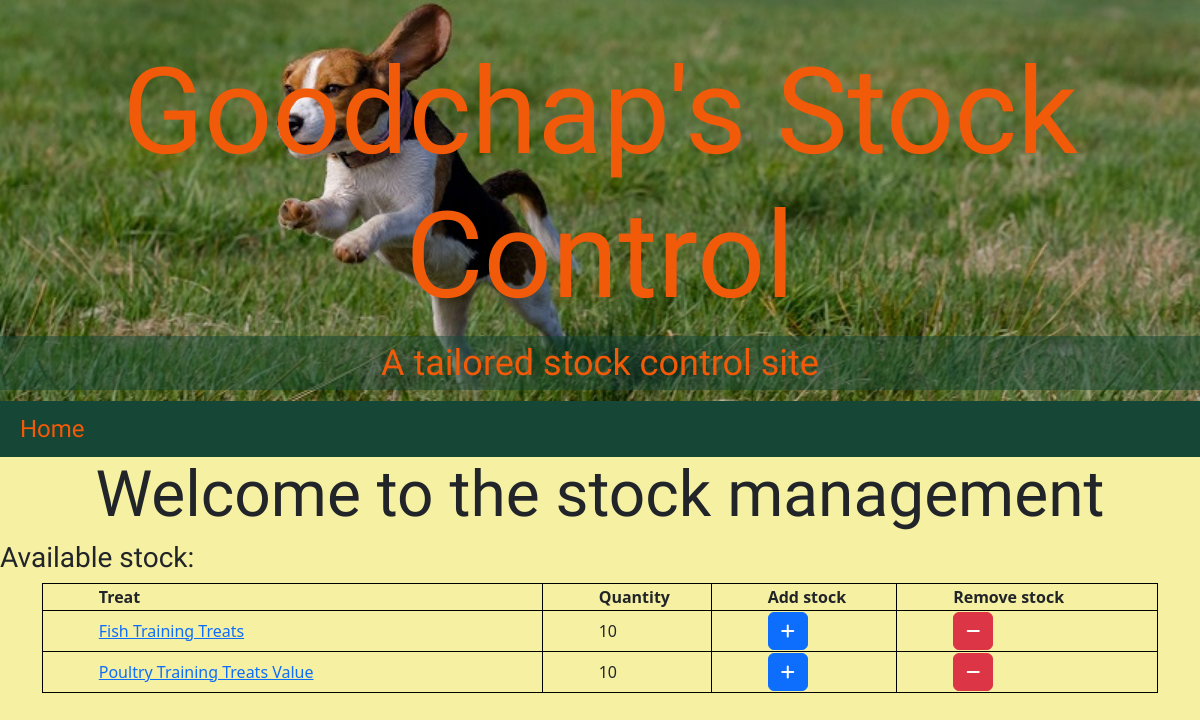
/stock/, run on the app's committed database.
### stock/models.py (models this page shows, shortened)
class PackedStock(models.Model):
    category = models.CharField(max_length=20)
    name = models.CharField(max_length=50)
    weight = models.IntegerField()
    label = models.CharField(max_length=20)
    origin_stock = models.CharField(max_length=20)
    quantity = models.IntegerField(default=0)
    expiry_date = models.DateField()
    batch = models.IntegerField()

### stock/views.py (the view)
# urls.py: path('', include('stock.urls'), name='stock_urls'),
def stock(request):
    grouped_stock = (
        PackedStock.objects
        .values('name', 'category', 'weight', 'label', 'origin_stock')
        .annotate(total_quantity=Sum('quantity'))
        .order_by('name')
    )
    return render(request, 'stock/stock.html', {
        'grouped_stock': grouped_stock,
        'form': AddStockForm(),
        'remove_form': RemoveStockForm()
        })

### stock/templates/stock/stock.html (shortened to what this page needs)
{% extends "base.html" %}
{% load static %}
{% block content %}
<h2>Welcome to the stock management</h2>
<h3>Available stock:</h3>
<div class="container">
    <table class="stock_table">
        <tr>
            <th>Treat</th>
            <th>Quantity</th>
            <th>Add stock</th>
            <th>Remove stock</th>
        </tr>
        {% for stock in grouped_stock %}
        <tr>
            <td>
                <a href="{% url 'stock_detail' stock.name %}">{{ stock.name }}</a>
            </td>
            <td class="total_quantity">{{ stock.total_quantity }}</td>
            <td>
                <button type="button" class="btn btn-primary" data-bs-toggle="modal" data-bs-target="#addStockModal"
                        data-item-id="{{ stock.id }}"
                        data-item-category="{{ stock.category }}"
                        data-item-name="{{ stock.name }}"
                        data-item-weight="{{ stock.weight }}"
                        data-item-label="{{ stock.label }}"
                        data-item-origin-stock="{{ stock.origin_stock }}">
                    <i class="fa-solid fa-plus" aria-hidden="true"></i>
                </button>
            </td>
            <td>
                <button type="button" class="btn btn-danger" data-bs-toggle="modal" data-bs-target="#removeStockModal"
                        data-item-name="{{ stock.name }}">
                    <i class="fa-solid fa-minus" aria-hidden="true"></i>
                </button>
            </td>
        </tr>
        {% empty %}
        <tr>
          <td colspan="4">No stock available.</td>
        </tr>
        {% endfor %}
    </table>
</div>
{% endblock %}

### static/css/style.css (style rules this page uses)
body { background-color: #F6F0A2; }
h2 { font-family: 'Black And White Picture', sans-serif; font-size: 4em; text-align: center; vertical-align: baseline; }
p, .text-link, h3, .post-title { font-family: 'Sansita', sans-serif; }
body { min-height: 100vh; display: flex; flex-direction: column; }
th, td { border: 1px solid black; padding-left: 5%; }
.stock_table { width: 100%; }

### data on the page
PackedStock: name "Fish Training Treats", total_quantity "10"
PackedStock: name "Poultry Training Treats Value", total_quantity "10"
